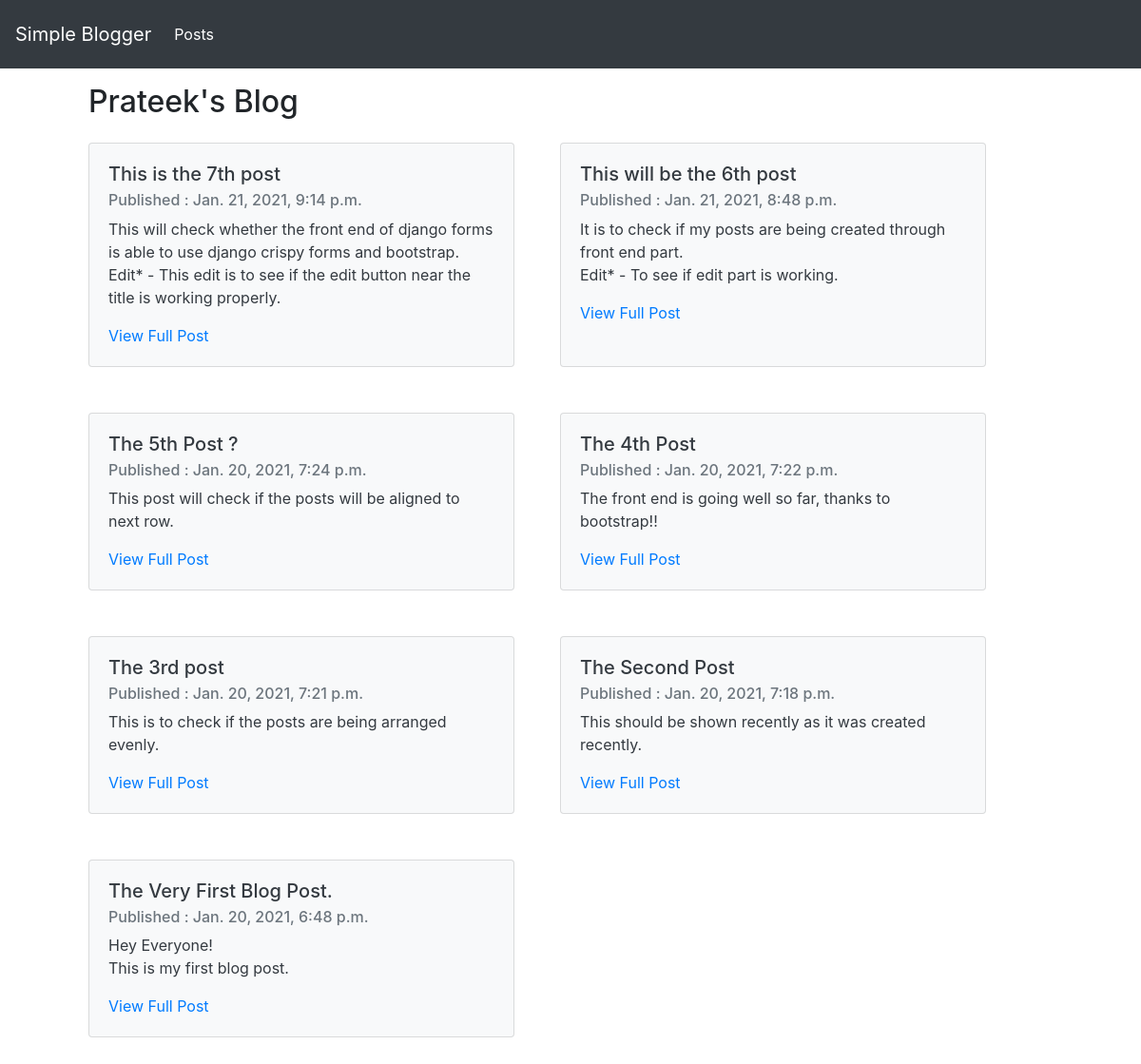
/blog/, run on an earlier commit of the app's database.
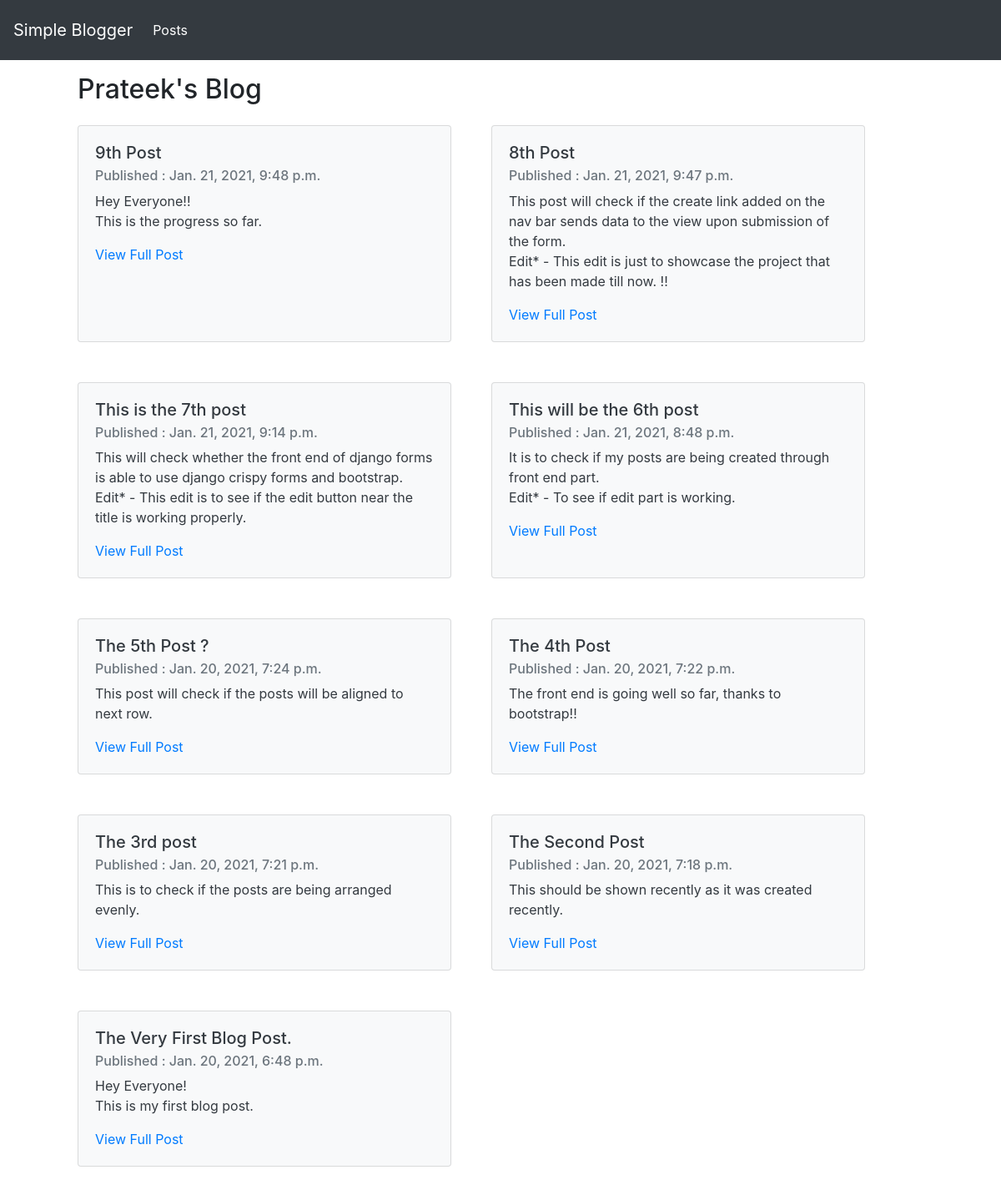
And on a later commit of the database.
### blog/models.py (models this page shows, shortened)
class Post(models.Model):
    author          = models.ForeignKey('auth.User', on_delete=models.CASCADE)
    title           = models.CharField(max_length=150)
    text            = models.TextField()
    created_date    = models.DateTimeField(default=timezone.now)
    published_date  = models.DateTimeField(blank=True, null=True)

### blog/views.py (the view)
# urls.py: path('', post_list, name='post_list'),
def post_list(request):
    posts = Post.objects.filter(published_date__lte=timezone.now()).order_by('-published_date')
    stuff_for_frontend = {'posts': posts}
    return render(request, 'blog/post_list.html', stuff_for_frontend)

### blog/templates/blog/post_list.html (shortened to what this page needs)
{% extends "index.html" %}
{% block content %}
<div class="container">
    <div class="page-header">
        <h2 class="ml-5 mt-3 mb-4">Prateek's Blog</h2>
    </div>
    <div class="d-flex flex-wrap">
        {% for post in posts%}
            <div class="card text-dark bg-light mb-5 ml-5" style="width: 28rem;">
                <div class="card-body">
                    <h5 class="card-title">{{post.title}}</h5>
                    <h6 class="card-subtitle mb-2 text-muted">Published : {{post.published_date}}</h6>
                    <p class="card-text">{{post.text|linebreaksbr}}</p>
                    <a href="{% url 'post_detail' pk=post.pk %}" class="card-link">View Full Post</a>
                </div>
            </div>
        {% endfor %}
    </div>
</div>
{% endblock %}

What changed in the data, as far as the page shows it:
added Post: title "9th Post", published_date "Jan. 21, 2021, 9:48 p.m.", text "Hey Everyone!! This is the progress so far."
added Post: title "8th Post", published_date "Jan. 21, 2021, 9:47 p.m.", text "This post will check if the create link added on the nav bar sends data to the view upon submission of the form. Edit* - This edit is just to showcase the project that has been made till now. !!"
